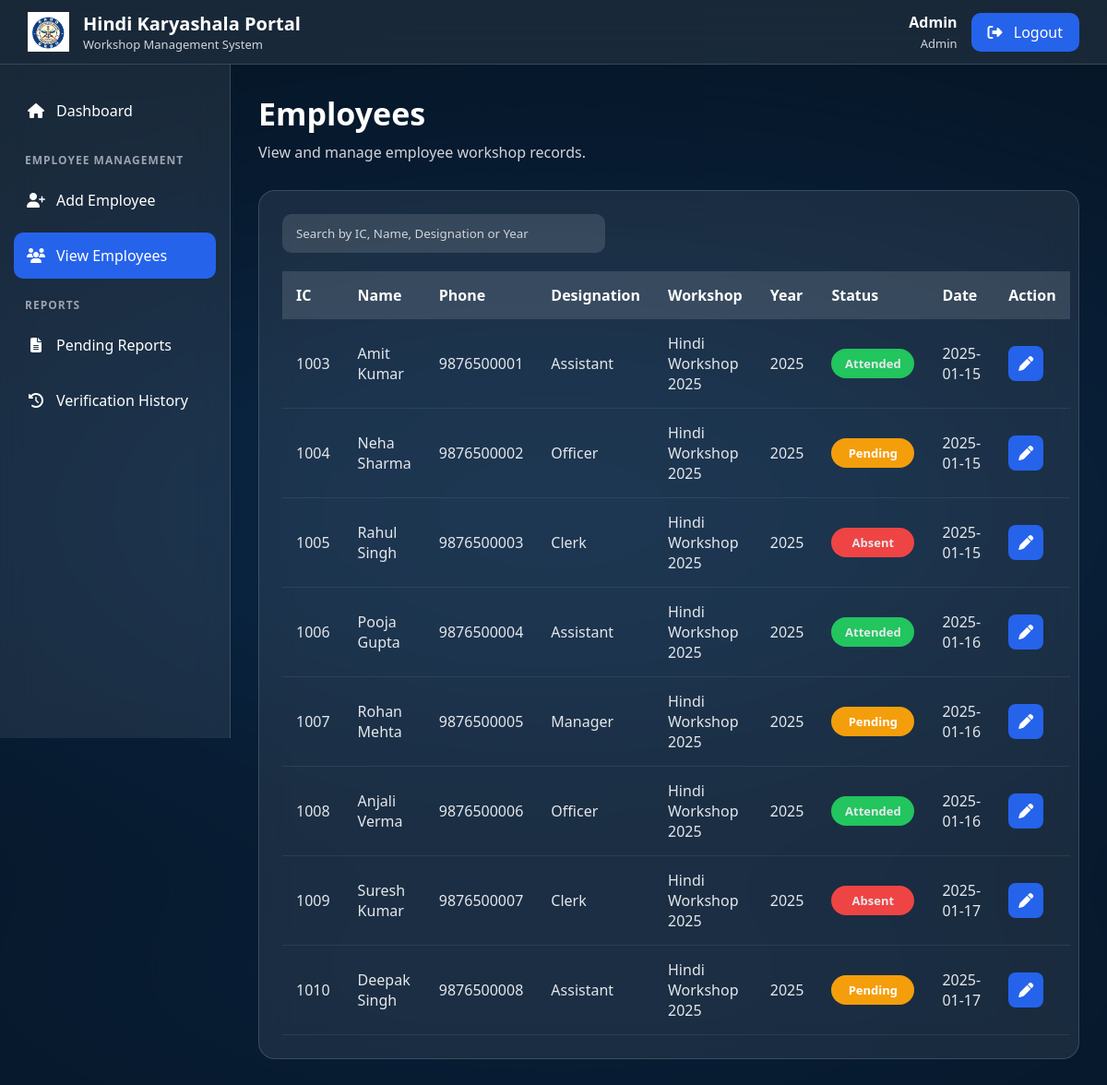
Page /admin/view.php (signed in) on the committed database.
### tables this page shows
CREATE TABLE employees (
    ic_number INT(4) PRIMARY KEY,
    name VARCHAR(100) NOT NULL,
    phone VARCHAR(15) NOT NULL,
    designation VARCHAR(100) NOT NULL,
    email VARCHAR(100) NOT NULL UNIQUE,
    created_at TIMESTAMP DEFAULT CURRENT_TIMESTAMP
);

CREATE TABLE workshops (
    workshop_id INT AUTO_INCREMENT PRIMARY KEY,
    employee_ic INT(4) NOT NULL,
    workshop_name VARCHAR(150) NOT NULL,
    workshop_year YEAR NOT NULL,
    attendance_date DATE,
    attendance_status ENUM('Pending','Attended','Absent') DEFAULT 'Pending',
    remarks VARCHAR(255),
    updated_by INT(4),
    updated_at TIMESTAMP DEFAULT CURRENT_TIMESTAMP
        ON UPDATE CURRENT_TIMESTAMP,
    FOREIGN KEY (employee_ic) REFERENCES employees(ic_number)
        ON DELETE CASCADE
        ON UPDATE CASCADE,
    FOREIGN KEY (updated_by) REFERENCES employees(ic_number)
        ON DELETE SET NULL
        ON UPDATE CASCADE
);

### admin/view.php (the view, shortened to what this page needs)
<?php
include "../config/db.php";
$employeeSql="SELECT
employees.ic_number,
employees.name,
employees.phone,
employees.designation,
employees.email,
workshops.workshop_name,
workshops.workshop_year,
workshops.attendance_date,
workshops.attendance_status
FROM employees
LEFT JOIN workshops
ON employees.ic_number=workshops.employee_ic
WHERE employees.ic_number NOT IN(1001,1002)
ORDER BY employees.ic_number";
$employeeResult=$conn->query($employeeSql);
?>
<!DOCTYPE html>
<html>
<head>
<link rel="stylesheet" href="../css/layout.css">
<link rel="stylesheet" href="../css/table.css">
<link rel="stylesheet"
href="https://cdnjs.cloudflare.com/ajax/libs/font-awesome/6.5.2/css/all.min.css">
</head>
<body>
<div class="overlay">
<?php
include "../includes/navbar.php";
include "../includes/sidebar.php";
?>
<div class="main">
<div class="page-header">
<h1>Employees</h1>
<p>View and manage employee workshop records.</p>
</div>
<div class="table-card">
<div class="table-top">
<input
type="text"
id="search"
placeholder="Search by IC, Name, Designation or Year">
</div>
<table id="employeeTable">
<thead>
<tr>
<th>IC</th>
<th>Name</th>
<th>Phone</th>
<th>Designation</th>
<th>Workshop</th>
<th>Year</th>
<th>Status</th>
<th>Date</th>
<th>Action</th>
</tr>
</thead>
<tbody>
<?php while($employee=$employeeResult->fetch_assoc()){ ?>
<tr>
<td><?php echo htmlspecialchars($employee["ic_number"]); ?></td>
<td><?php echo htmlspecialchars($employee["name"]); ?></td>
<td><?php echo htmlspecialchars($employee["phone"]); ?></td>
<td><?php echo htmlspecialchars($employee["designation"]); ?></td>
<td><?php echo htmlspecialchars($employee["workshop_name"]); ?></td>
<td><?php echo htmlspecialchars($employee["workshop_year"]); ?></td>
<td>
<span class="badge <?php echo strtolower($employee["attendance_status"]); ?>">
<?php echo htmlspecialchars($employee["attendance_status"]); ?>
</span>
</td>
<td><?php echo htmlspecialchars($employee["attendance_date"]); ?></td>
<td>
<a href="update.php?ic=<?php echo $employee["ic_number"]; ?>" class="edit-btn">
    <i class="fa-solid fa-pen"></i>
</a>
</td>
</tr>
<?php } ?>
</tbody>
</table>
</div>
</div>
</div>
</body>
</html>

### includes/navbar.php
<?php
$stmt = $conn->prepare("SELECT name FROM employees WHERE ic_number=?");
$stmt->bind_param("i", $_SESSION["ic_number"]);
$stmt->execute();
$result = $stmt->get_result();
$user = $result->fetch_assoc();
?>
<nav class="navbar">
    <div class="logo">
        <img src="../images/logo.png" alt="Logo">
        <div>
            <h2>Hindi Karyashala Portal</h2>
            <p>Workshop Management System</p>
        </div>
    </div>
    <div class="user">
        <div class="user-info">
            <h4><?php echo htmlspecialchars($user["name"]); ?></h4>
            <span><?php echo htmlspecialchars($_SESSION["role"]); ?></span>
        </div>
        <a href="../logout.php" class="logout">
            <i class="fa-solid fa-right-from-bracket"></i>
            Logout
        </a>
    </div>
</nav>

### css/layout.css (style rules this page uses)
* { margin:0; padding:0; box-sizing:border-box; font-family:"Segoe UI",sans-serif; }
body { background:url("../images/background.jpg") center center/cover no-repeat fixed; }
.overlay { min-height:100vh; background:rgba(7,26,46,.75); }
.navbar { position:fixed; top:0; left:0; width:100%; height:70px; display:flex; justify-content:space-between; align-items:center; padding:0 30px; background:rgba(255,255,255,.08); backdrop-filter:blur(18px); border-bottom:1px solid rgba(255,255,255,.15); z-index:1000; }
.logo { display:flex; align-items:center; gap:15px; }
.logo img { width:45px; }
.logo h2 { color:#fff; font-size:20px; }
.logo p { color:#d1d5db; font-size:13px; }
.user { display:flex; align-items:center; gap:15px; }
.user-info { text-align:right; }
.user-info h4 { color:#fff; font-size:16px; }
.user-info span { color:#d1d5db; font-size:13px; }
.logout { padding:10px 18px; border-radius:10px; background:#2563EB; color:#fff; text-decoration:none; transition:.3s; }
.main { margin-left:250px; padding:100px 30px 30px; }
.page-header { margin-bottom:30px; }
.page-header h1 { color:#fff; font-size:34px; }
.page-header p { color:#d1d5db; margin-top:8px; }
.user i { margin-right:6px; }
.logout i { margin-right:8px; }
.attended::before { background:#22C55E; }
.pending::before { background:#F97316; }
.absent::before { background:#EF4444; }
.pending, .verified { padding:6px 12px; border-radius:20px; color:#fff; font-size:13px; }
.pending { background:#F59E0B; }

### css/table.css (style rules this page uses)
.table-card { background:rgba(255,255,255,.08); backdrop-filter:blur(18px); border:1px solid rgba(255,255,255,.15); border-radius:18px; padding:25px; }
.table-top { margin-bottom:20px; }
.table-top input { width:350px; padding:12px 15px; border:none; outline:none; border-radius:10px; background:rgba(255,255,255,.12); color:#fff; }
.table-top input::placeholder { color:#d1d5db; }
table { width:100%; border-collapse:collapse; }
thead { background:rgba(255,255,255,.12); }
th { padding:15px; color:#fff; text-align:left; position:sticky; top:0; }
td { padding:15px; color:#e5e7eb; border-bottom:1px solid rgba(255,255,255,.08); }
.badge { display:inline-block; padding:7px 14px; border-radius:30px; font-size:13px; font-weight:600; text-align:center; min-width:90px; }
.badge.attended { background:#22c55e; }
.badge.pending { background:#f59e0b; }
.badge.absent { background:#ef4444; }
.edit-btn, .report-btn { display:inline-flex; justify-content:center; align-items:center; width:38px; height:38px; border-radius:8px; text-decoration:none; color:#fff; margin-right:6px; transition:.3s; }
.edit-btn { background:#2563eb; }
.table-card { transition:.3s; }

### rows in the picture
employees: name "Admin"
workshops: employee_ic.ic_number "1003", employee_ic.name "Amit Kumar", employee_ic.phone "9876500001", employee_ic.designation "Assistant", workshop_name "Hindi Workshop 2025", workshop_year "2025", attendance_status "Attended", attendance_date "2025-01-15"
workshops: employee_ic.ic_number "1004", employee_ic.name "Neha Sharma", employee_ic.phone "9876500002", employee_ic.designation "Officer", workshop_name "Hindi Workshop 2025", workshop_year "2025", attendance_status "Pending", attendance_date "2025-01-15"
workshops: employee_ic.ic_number "1005", employee_ic.name "Rahul Singh", employee_ic.phone "9876500003", employee_ic.designation "Clerk", workshop_name "Hindi Workshop 2025", workshop_year "2025", attendance_status "Absent", attendance_date "2025-01-15"
workshops: employee_ic.ic_number "1006", employee_ic.name "Pooja Gupta", employee_ic.phone "9876500004", employee_ic.designation "Assistant", workshop_name "Hindi Workshop 2025", workshop_year "2025", attendance_status "Attended", attendance_date "2025-01-16"
workshops: employee_ic.ic_number "1007", employee_ic.name "Rohan Mehta", employee_ic.phone "9876500005", employee_ic.designation "Manager", workshop_name "Hindi Workshop 2025", workshop_year "2025", attendance_status "Pending", attendance_date "2025-01-16"
workshops: employee_ic.ic_number "1008", employee_ic.name "Anjali Verma", employee_ic.phone "9876500006", employee_ic.designation "Officer", workshop_name "Hindi Workshop 2025", workshop_year "2025", attendance_status "Attended", attendance_date "2025-01-16"
workshops: employee_ic.ic_number "1009", employee_ic.name "Suresh Kumar", employee_ic.phone "9876500007", employee_ic.designation "Clerk", workshop_name "Hindi Workshop 2025", workshop_year "2025", attendance_status "Absent", attendance_date "2025-01-17"
workshops: employee_ic.ic_number "1010", employee_ic.name "Deepak Singh", employee_ic.phone "9876500008", employee_ic.designation "Assistant", workshop_name "Hindi Workshop 2025", workshop_year "2025", attendance_status "Pending", attendance_date "2025-01-17"

### other values in the picture
$_SESSION["role"] "Admin"
